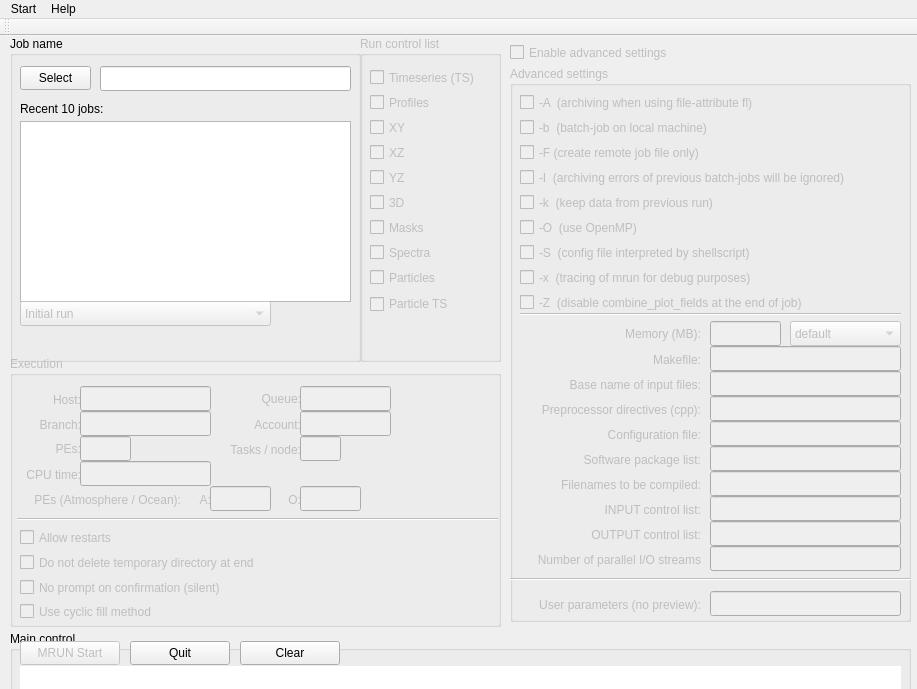
 <widget class="QMainWindow" name="MainWindow">
  <property name="geometry">
   <rect>
    <x>0</x>
    <y>0</y>
    <width>917</width>
    <height>689</height>
   </rect>
  </property>
  <property name="sizePolicy">
   <sizepolicy hsizetype="Maximum" vsizetype="Maximum">
    <horstretch>0</horstretch>
    <verstretch>0</verstretch>
   </sizepolicy>
  </property>
  <property name="maximumSize">
   <size>
    <width>960</width>
    <height>730</height>
   </size>
  </property>
  <property name="windowTitle">
   <string>MRUN gui</string>
  </property>
  <property name="iconSize">
   <size>
    <width>72</width>
    <height>72</height>
   </size>
  </property>
  <property name="toolButtonStyle">
   <enum>Qt::ToolButtonIconOnly</enum>
  </property>
  <property name="animated">
   <bool>false</bool>
  </property>
  <property name="documentMode">
   <bool>false</bool>
  </property>
  <widget class="QWidget" name="centralWidget">
   <widget class="QGroupBox" name="groupBox">
    <property name="geometry">
     <rect>
      <x>10</x>
      <y>595</y>
      <width>901</width>
      <height>61</height>
     </rect>
    </property>
    <property name="title">
     <string>Main control</string>
    </property>
    <widget class="QPushButton" name="button_exit">
     <property name="geometry">
      <rect>
       <x>120</x>
       <y>10</y>
       <width>100</width>
       <height>24</height>
      </rect>
     </property>
     <property name="text">
      <string>Quit</string>
     </property>
    </widget>
    <widget class="QPushButton" name="button_start">
     <property name="enabled">
      <bool>false</bool>
     </property>
     <property name="geometry">
      <rect>
       <x>10</x>
       <y>10</y>
       <width>100</width>
       <height>24</height>
      </rect>
     </property>
     <property name="text">
      <string>MRUN Start</string>
     </property>
    </widget>
    <widget class="QLineEdit" name="commandline">
     <property name="enabled">
      <bool>true</bool>
     </property>
     <property name="geometry">
      <rect>
       <x>10</x>
       <y>35</y>
       <width>881</width>
       <height>25</height>
      </rect>
     </property>
     <property name="mouseTracking">
      <bool>false</bool>
     </property>
     <property name="acceptDrops">
      <bool>false</bool>
     </property>
     <property name="frame">
      <bool>false</bool>
     </property>
     <property name="readOnly">
      <bool>false</bool>
     </property>
    </widget>
    <widget class="QPushButton" name="button_clear">
     <property name="geometry">
      <rect>
       <x>230</x>
       <y>10</y>
       <width>100</width>
       <height>24</height>
      </rect>
     </property>
     <property name="text">
      <string>Clear</string>
     </property>
    </widget>
   </widget>
   <widget class="QGroupBox" name="group_runcontrol">
    <property name="enabled">
     <bool>false</bool>
    </property>
    <property name="geometry">
     <rect>
      <x>360</x>
      <y>0</y>
      <width>141</width>
      <height>326</height>
     </rect>
    </property>
    <property name="title">
     <string>Run control list</string>
    </property>
    <widget class="QCheckBox" name="check_pr">
     <property name="geometry">
      <rect>
       <x>10</x>
       <y>55</y>
       <width>87</width>
       <height>23</height>
      </rect>
     </property>
     <property name="text">
      <string>Profiles</string>
     </property>
    </widget>
    <widget class="QCheckBox" name="check_3d">
     <property name="geometry">
      <rect>
       <x>10</x>
       <y>155</y>
       <width>87</width>
       <height>23</height>
      </rect>
     </property>
     <property name="text">
      <string>3D</string>
     </property>
    </widget>
    <widget class="QCheckBox" name="check_xy">
     <property name="geometry">
      <rect>
       <x>10</x>
       <y>80</y>
       <width>87</width>
       <height>23</height>
      </rect>
     </property>
     <property name="text">
      <string>XY</string>
     </property>
    </widget>
    <widget class="QCheckBox" name="check_ts">
     <property name="geometry">
      <rect>
       <x>10</x>
       <y>30</y>
       <width>121</width>
       <height>23</height>
      </rect>
     </property>
     <property name="text">
      <string>Timeseries (TS)</string>
     </property>
    </widget>
    <widget class="QCheckBox" name="check_ma">
     <property name="geometry">
      <rect>
       <x>10</x>
       <y>180</y>
       <width>87</width>
       <height>23</height>
      </rect>
     </property>
     <property name="text">
      <string>Masks</string>
     </property>
    </widget>
    <widget class="QCheckBox" name="check_sp">
     <property name="geometry">
      <rect>
       <x>10</x>
       <y>205</y>
       <width>87</width>
       <height>23</height>
      </rect>
     </property>
     <property name="text">
      <string>Spectra</string>
     </property>
    </widget>
    <widget class="QCheckBox" name="check_prt">
     <property name="geometry">
      <rect>
       <x>10</x>
       <y>230</y>
       <width>87</width>
       <height>23</height>
      </rect>
     </property>
     <property name="text">
      <string>Particles</string>
     </property>
    </widget>
    <widget class="QCheckBox" name="check_xz">
     <property name="geometry">
      <rect>
       <x>10</x>
       <y>105</y>
       <width>87</width>
       <height>23</height>
      </rect>
     </property>
     <property name="text">
      <string>XZ</string>
     </property>
    </widget>
    <widget class="QCheckBox" name="check_yz">
     <property name="geometry">
      <rect>
       <x>10</x>
       <y>130</y>
       <width>87</width>
       <height>23</height>
      </rect>
     </property>
     <property name="text">
      <string>YZ</string>
     </property>
    </widget>
    <widget class="QCheckBox" name="check_pts">
     <property name="geometry">
      <rect>
       <x>10</x>
       <y>250</y>
       <width>131</width>
       <height>36</height>
      </rect>
     </property>
     <property name="text">
      <string>Particle TS</string>
     </property>
    </widget>
   </widget>
   <widget class="QGroupBox" name="group_job">
    <property name="enabled">
     <bool>true</bool>
    </property>
    <property name="geometry">
     <rect>
      <x>10</x>
      <y>0</y>
      <width>351</width>
      <height>326</height>
     </rect>
    </property>
    <property name="title">
     <string>Job name</string>
    </property>
    <widget class="QLineEdit" name="line_jobname">
     <property name="geometry">
      <rect>
       <x>90</x>
       <y>30</y>
       <width>251</width>
       <height>25</height>
      </rect>
     </property>
     <property name="text">
      <string/>
     </property>
    </widget>
    <widget class="QPushButton" name="pushButton">
     <property name="geometry">
      <rect>
       <x>10</x>
       <y>30</y>
       <width>71</width>
       <height>24</height>
      </rect>
     </property>
     <property name="text">
      <string>Select</string>
     </property>
    </widget>
    <widget class="QLabel" name="label">
     <property name="geometry">
      <rect>
       <x>10</x>
       <y>65</y>
       <width>101</width>
       <height>16</height>
      </rect>
     </property>
     <property name="text">
      <string>Recent 10 jobs:</string>
     </property>
    </widget>
    <widget class="QListWidget" name="list_jobname">
     <property name="geometry">
      <rect>
       <x>10</x>
       <y>85</y>
       <width>331</width>
       <height>181</height>
      </rect>
     </property>
    </widget>
    <widget class="QComboBox" name="drop_job">
     <property name="enabled">
      <bool>false</bool>
     </property>
     <property name="geometry">
      <rect>
       <x>10</x>
       <y>265</y>
       <width>251</width>
       <height>25</height>
      </rect>
     </property>
     <item>
      <property name="text">
       <string>Initial run</string>
      </property>
     </item>
     <item>
      <property name="text">
       <string>Restart run</string>
      </property>
     </item>
     <item>
      <property name="text">
       <string>Precursor run (Atmosphere)</string>
      </property>
     </item>
     <item>
      <property name="text">
       <string>Precursor run (Ocean)</string>
      </property>
     </item>
     <item>
      <property name="text">
       <string>Coupled restart</string>
      </property>
     </item>
    </widget>
    <widget class="QLabel" name="label_usercode">
     <property name="enabled">
      <bool>true</bool>
     </property>
     <property name="geometry">
      <rect>
       <x>10</x>
       <y>295</y>
       <width>241</width>
       <height>16</height>
      </rect>
     </property>
     <property name="font">
      <font>
       <weight>75</weight>
       <bold>true</bold>
      </font>
     </property>
     <property name="text">
      <string/>
     </property>
    </widget>
   </widget>
   <widget class="QGroupBox" name="group_execution">
    <property name="enabled">
     <bool>false</bool>
    </property>
    <property name="geometry">
     <rect>
      <x>10</x>
      <y>320</y>
      <width>491</width>
      <height>271</height>
     </rect>
    </property>
    <property name="title">
     <string>Execution</string>
    </property>
    <widget class="QLineEdit" name="line_q">
     <property name="geometry">
      <rect>
       <x>290</x>
       <y>30</y>
       <width>91</width>
       <height>25</height>
      </rect>
     </property>
     <property name="text">
      <string/>
     </property>
     <property name="alignment">
      <set>Qt::AlignBottom|Qt::AlignLeading|Qt::AlignLeft</set>
     </property>
    </widget>
    <widget class="QLabel" name="label_2">
     <property name="geometry">
      <rect>
       <x>250</x>
       <y>35</y>
       <width>41</width>
       <height>15</height>
      </rect>
     </property>
     <property name="text">
      <string>Queue:</string>
     </property>
     <property name="alignment">
      <set>Qt::AlignBottom|Qt::AlignRight|Qt::AlignTrailing</set>
     </property>
    </widget>
    <widget class="QLineEdit" name="line_pe">
     <property name="geometry">
      <rect>
       <x>70</x>
       <y>80</y>
       <width>51</width>
       <height>25</height>
      </rect>
     </property>
     <property name="text">
      <string/>
     </property>
    </widget>
    <widget class="QLabel" name="label_3">
     <property name="geometry">
      <rect>
       <x>40</x>
       <y>85</y>
       <width>31</width>
       <height>15</height>
      </rect>
     </property>
     <property name="text">
      <string>PEs:</string>
     </property>
     <property name="alignment">
      <set>Qt::AlignBottom|Qt::AlignRight|Qt::AlignTrailing</set>
     </property>
    </widget>
    <widget class="QLineEdit" name="line_tpn">
     <property name="geometry">
      <rect>
       <x>290</x>
       <y>80</y>
       <width>41</width>
       <height>25</height>
      </rect>
     </property>
     <property name="text">
      <string/>
     </property>
    </widget>
    <widget class="QLabel" name="label_4">
     <property name="geometry">
      <rect>
       <x>210</x>
       <y>85</y>
       <width>81</width>
       <height>16</height>
      </rect>
     </property>
     <property name="text">
      <string>Tasks / node:</string>
     </property>
     <property name="alignment">
      <set>Qt::AlignBottom|Qt::AlignRight|Qt::AlignTrailing</set>
     </property>
    </widget>
    <widget class="QLineEdit" name="line_account">
     <property name="geometry">
      <rect>
       <x>290</x>
       <y>55</y>
       <width>91</width>
       <height>25</height>
      </rect>
     </property>
     <property name="text">
      <string/>
     </property>
    </widget>
    <widget class="QLabel" name="label_5">
     <property name="geometry">
      <rect>
       <x>230</x>
       <y>60</y>
       <width>61</width>
       <height>16</height>
      </rect>
     </property>
     <property name="text">
      <string>Account:</string>
     </property>
     <property name="alignment">
      <set>Qt::AlignBottom|Qt::AlignRight|Qt::AlignTrailing</set>
     </property>
    </widget>
    <widget class="QLabel" name="label_6">
     <property name="geometry">
      <rect>
       <x>0</x>
       <y>110</y>
       <width>71</width>
       <height>16</height>
      </rect>
     </property>
     <property name="text">
      <string>CPU time:</string>
     </property>
     <property name="alignment">
      <set>Qt::AlignBottom|Qt::AlignRight|Qt::AlignTrailing</set>
     </property>
    </widget>
    <widget class="QLineEdit" name="line_time">
     <property name="geometry">
      <rect>
       <x>70</x>
       <y>105</y>
       <width>131</width>
       <height>25</height>
      </rect>
     </property>
     <property name="text">
      <string/>
     </property>
    </widget>
    <widget class="QLabel" name="label_7">
     <property name="geometry">
      <rect>
       <x>30</x>
       <y>35</y>
       <width>41</width>
       <height>16</height>
      </rect>
     </property>
     <property name="text">
      <string>Host:</string>
     </property>
     <property name="scaledContents">
      <bool>false</bool>
     </property>
     <property name="alignment">
      <set>Qt::AlignBottom|Qt::AlignRight|Qt::AlignTrailing</set>
     </property>
    </widget>
    <widget class="QLineEdit" name="line_host">
     <property name="geometry">
      <rect>
       <x>70</x>
       <y>30</y>
       <width>131</width>
       <height>25</height>
      </rect>
     </property>
     <property name="text">
      <string/>
     </property>
    </widget>
    <widget class="QLabel" name="label_coupled1">
     <property name="enabled">
      <bool>false</bool>
     </property>
     <property name="geometry">
      <rect>
       <x>10</x>
       <y>135</y>
       <width>161</width>
       <height>16</height>
      </rect>
     </property>
     <property name="autoFillBackground">
      <bool>false</bool>
     </property>
     <property name="text">
      <string>PEs (Atmosphere / Ocean):</string>
     </property>
     <property name="scaledContents">
      <bool>false</bool>
     </property>
     <property name="alignment">
      <set>Qt::AlignBottom|Qt::AlignRight|Qt::AlignTrailing</set>
     </property>
    </widget>
    <widget class="QLineEdit" name="line_PE_atmos">
     <property name="enabled">
      <bool>false</bool>
     </property>
     <property name="geometry">
      <rect>
       <x>200</x>
       <y>130</y>
       <width>61</width>
       <height>25</height>
      </rect>
     </property>
     <property name="text">
      <string/>
     </property>
     <property name="frame">
      <bool>true</bool>
     </property>
    </widget>
    <widget class="QLineEdit" name="line_PE_ocean">
     <property name="enabled">
      <bool>false</bool>
     </property>
     <property name="geometry">
      <rect>
       <x>290</x>
       <y>130</y>
       <width>61</width>
       <height>25</height>
      </rect>
     </property>
     <property name="text">
      <string/>
     </property>
    </widget>
    <widget class="QLabel" name="label_coupled2">
     <property name="enabled">
      <bool>false</bool>
     </property>
     <property name="geometry">
      <rect>
       <x>180</x>
       <y>135</y>
       <width>21</width>
       <height>16</height>
      </rect>
     </property>
     <property name="text">
      <string>A:</string>
     </property>
     <property name="alignment">
      <set>Qt::AlignBottom|Qt::AlignRight|Qt::AlignTrailing</set>
     </property>
    </widget>
    <widget class="QLabel" name="label_coupled3">
     <property name="enabled">
      <bool>false</bool>
     </property>
     <property name="geometry">
      <rect>
       <x>270</x>
       <y>135</y>
       <width>21</width>
       <height>16</height>
      </rect>
     </property>
     <property name="text">
      <string>O:</string>
     </property>
     <property name="alignment">
      <set>Qt::AlignBottom|Qt::AlignRight|Qt::AlignTrailing</set>
     </property>
    </widget>
    <widget class="Line" name="line">
     <property name="geometry">
      <rect>
       <x>7</x>
       <y>155</y>
       <width>481</width>
       <height>16</height>
      </rect>
     </property>
     <property name="orientation">
      <enum>Qt::Horizontal</enum>
     </property>
    </widget>
    <widget class="QCheckBox" name="check_restarts">
     <property name="geometry">
      <rect>
       <x>10</x>
       <y>170</y>
       <width>121</width>
       <height>23</height>
      </rect>
     </property>
     <property name="text">
      <string>Allow restarts</string>
     </property>
    </widget>
    <widget class="QCheckBox" name="check_delete_tmp_files">
     <property name="geometry">
      <rect>
       <x>10</x>
       <y>195</y>
       <width>271</width>
       <height>23</height>
      </rect>
     </property>
     <property name="text">
      <string>Do not delete temporary directory at end</string>
     </property>
    </widget>
    <widget class="QLineEdit" name="line_branch">
     <property name="geometry">
      <rect>
       <x>70</x>
       <y>55</y>
       <width>131</width>
       <height>25</height>
      </rect>
     </property>
     <property name="text">
      <string/>
     </property>
    </widget>
    <widget class="QLabel" name="label_11">
     <property name="geometry">
      <rect>
       <x>20</x>
       <y>60</y>
       <width>51</width>
       <height>16</height>
      </rect>
     </property>
     <property name="text">
      <string>Branch:</string>
     </property>
     <property name="scaledContents">
      <bool>false</bool>
     </property>
     <property name="alignment">
      <set>Qt::AlignBottom|Qt::AlignRight|Qt::AlignTrailing</set>
     </property>
    </widget>
    <widget class="QLabel" name="label_coupling">
     <property name="enabled">
      <bool>false</bool>
     </property>
     <property name="geometry">
      <rect>
       <x>350</x>
       <y>135</y>
       <width>55</width>
       <height>15</height>
      </rect>
     </property>
     <property name="text">
      <string/>
     </property>
    </widget>
    <widget class="QCheckBox" name="check_verbose">
     <property name="geometry">
      <rect>
       <x>10</x>
       <y>220</y>
       <width>261</width>
       <height>23</height>
      </rect>
     </property>
     <property name="text">
      <string>No prompt on confirmation (silent)</string>
     </property>
    </widget>
    <widget class="QLabel" name="label_restart">
     <property name="enabled">
      <bool>false</bool>
     </property>
     <property name="geometry">
      <rect>
       <x>130</x>
       <y>170</y>
       <width>241</width>
       <height>21</height>
      </rect>
     </property>
     <property name="font">
      <font>
       <weight>75</weight>
       <bold>true</bold>
      </font>
     </property>
     <property name="text">
      <string/>
     </property>
    </widget>
    <widget class="QCheckBox" name="check_cycfill">
     <property name="geometry">
      <rect>
       <x>10</x>
       <y>245</y>
       <width>261</width>
       <height>21</height>
      </rect>
     </property>
     <property name="text">
      <string>Use cyclic fill method</string>
     </property>
    </widget>
   </widget>
   <widget class="QGroupBox" name="group_advanced">
    <property name="enabled">
     <bool>false</bool>
    </property>
    <property name="geometry">
     <rect>
      <x>510</x>
      <y>30</y>
      <width>401</width>
      <height>556</height>
     </rect>
    </property>
    <property name="title">
     <string>Advanced settings</string>
    </property>
    <widget class="QCheckBox" name="check_x">
     <property name="geometry">
      <rect>
       <x>10</x>
       <y>200</y>
       <width>421</width>
       <height>23</height>
      </rect>
     </property>
     <property name="text">
      <string>-x  (tracing of mrun for debug purposes)</string>
     </property>
    </widget>
    <widget class="QCheckBox" name="check_S">
     <property name="geometry">
      <rect>
       <x>10</x>
       <y>175</y>
       <width>421</width>
       <height>23</height>
      </rect>
     </property>
     <property name="text">
      <string>-S  (config file interpreted by shellscript)</string>
     </property>
    </widget>
    <widget class="QCheckBox" name="check_O">
     <property name="geometry">
      <rect>
       <x>10</x>
       <y>150</y>
       <width>421</width>
       <height>23</height>
      </rect>
     </property>
     <property name="text">
      <string>-O  (use OpenMP)</string>
     </property>
    </widget>
    <widget class="QCheckBox" name="check_k">
     <property name="geometry">
      <rect>
       <x>10</x>
       <y>125</y>
       <width>421</width>
       <height>23</height>
      </rect>
     </property>
     <property name="text">
      <string>-k  (keep data from previous run)</string>
     </property>
    </widget>
    <widget class="QCheckBox" name="check_I">
     <property name="geometry">
      <rect>
       <x>10</x>
       <y>100</y>
       <width>421</width>
       <height>23</height>
      </rect>
     </property>
     <property name="text">
      <string>-I  (archiving errors of previous batch-jobs will be ignored)</string>
     </property>
    </widget>
    <widget class="QCheckBox" name="check_F">
     <property name="geometry">
      <rect>
       <x>10</x>
       <y>75</y>
       <width>421</width>
       <height>23</height>
      </rect>
     </property>
     <property name="text">
      <string>-F (create remote job file only)</string>
     </property>
    </widget>
    <widget class="QCheckBox" name="check_b">
     <property name="geometry">
      <rect>
       <x>10</x>
       <y>50</y>
       <width>421</width>
       <height>23</height>
      </rect>
     </property>
     <property name="text">
      <string>-b  (batch-job on local machine)</string>
     </property>
    </widget>
    <widget class="QCheckBox" name="check_A">
     <property name="geometry">
      <rect>
       <x>10</x>
       <y>25</y>
       <width>421</width>
       <height>23</height>
      </rect>
     </property>
     <property name="text">
      <string>-A  (archiving when using file-attribute fl)</string>
     </property>
    </widget>
    <widget class="QComboBox" name="combo_n">
     <property name="geometry">
      <rect>
       <x>280</x>
       <y>255</y>
       <width>111</width>
       <height>25</height>
      </rect>
     </property>
     <item>
      <property name="text">
       <string>default</string>
      </property>
     </item>
     <item>
      <property name="text">
       <string>shared</string>
      </property>
     </item>
     <item>
      <property name="text">
       <string>non_shared</string>
      </property>
     </item>
    </widget>
    <widget class="QLineEdit" name="line_D">
     <property name="geometry">
      <rect>
       <x>200</x>
       <y>330</y>
       <width>191</width>
       <height>25</height>
      </rect>
     </property>
     <property name="text">
      <string/>
     </property>
    </widget>
    <widget class="QLineEdit" name="line_a">
     <property name="geometry">
      <rect>
       <x>200</x>
       <y>305</y>
       <width>191</width>
       <height>25</height>
      </rect>
     </property>
     <property name="text">
      <string/>
     </property>
    </widget>
    <widget class="QLabel" name="label_14">
     <property name="geometry">
      <rect>
       <x>60</x>
       <y>460</y>
       <width>131</width>
       <height>16</height>
      </rect>
     </property>
     <property name="text">
      <string>OUTPUT control list:</string>
     </property>
     <property name="alignment">
      <set>Qt::AlignBottom|Qt::AlignRight|Qt::AlignTrailing</set>
     </property>
    </widget>
    <widget class="Line" name="line_2">
     <property name="geometry">
      <rect>
       <x>10</x>
       <y>240</y>
       <width>381</width>
       <height>16</height>
      </rect>
     </property>
     <property name="orientation">
      <enum>Qt::Horizontal</enum>
     </property>
    </widget>
    <widget class="QLabel" name="label_16">
     <property name="geometry">
      <rect>
       <x>100</x>
       <y>260</y>
       <width>91</width>
       <height>15</height>
      </rect>
     </property>
     <property name="text">
      <string>Memory (MB):</string>
     </property>
     <property name="alignment">
      <set>Qt::AlignBottom|Qt::AlignRight|Qt::AlignTrailing</set>
     </property>
    </widget>
    <widget class="QLineEdit" name="line_m">
     <property name="geometry">
      <rect>
       <x>200</x>
       <y>255</y>
       <width>71</width>
       <height>25</height>
      </rect>
     </property>
    </widget>
    <widget class="QLabel" name="label_13">
     <property name="geometry">
      <rect>
       <x>30</x>
       <y>310</y>
       <width>161</width>
       <height>16</height>
      </rect>
     </property>
     <property name="text">
      <string>Base name of input files:</string>
     </property>
     <property name="alignment">
      <set>Qt::AlignBottom|Qt::AlignRight|Qt::AlignTrailing</set>
     </property>
    </widget>
    <widget class="QLabel" name="label_18">
     <property name="geometry">
      <rect>
       <x>10</x>
       <y>335</y>
       <width>181</width>
       <height>16</height>
      </rect>
     </property>
     <property name="text">
      <string>Preprocessor directives (cpp):</string>
     </property>
     <property name="alignment">
      <set>Qt::AlignBottom|Qt::AlignRight|Qt::AlignTrailing</set>
     </property>
    </widget>
    <widget class="QLabel" name="label_8">
     <property name="geometry">
      <rect>
       <x>20</x>
       <y>360</y>
       <width>171</width>
       <height>16</height>
      </rect>
     </property>
     <property name="text">
      <string>Configuration file:</string>
     </property>
     <property name="alignment">
      <set>Qt::AlignBottom|Qt::AlignRight|Qt::AlignTrailing</set>
     </property>
    </widget>
    <widget class="QLineEdit" name="line_c">
     <property name="geometry">
      <rect>
       <x>200</x>
       <y>355</y>
       <width>191</width>
       <height>25</height>
      </rect>
     </property>
     <property name="text">
      <string/>
     </property>
    </widget>
    <widget class="QLabel" name="label_9">
     <property name="geometry">
      <rect>
       <x>60</x>
       <y>385</y>
       <width>131</width>
       <height>16</height>
      </rect>
     </property>
     <property name="text">
      <string>Software package list:</string>
     </property>
     <property name="alignment">
      <set>Qt::AlignBottom|Qt::AlignRight|Qt::AlignTrailing</set>
     </property>
    </widget>
    <widget class="QLineEdit" name="line_p">
     <property name="geometry">
      <rect>
       <x>200</x>
       <y>380</y>
       <width>191</width>
       <height>25</height>
      </rect>
     </property>
     <property name="text">
      <string/>
     </property>
    </widget>
    <widget class="QLabel" name="label_19">
     <property name="geometry">
      <rect>
       <x>20</x>
       <y>410</y>
       <width>171</width>
       <height>16</height>
      </rect>
     </property>
     <property name="text">
      <string>Filenames to be compiled:</string>
     </property>
     <property name="alignment">
      <set>Qt::AlignBottom|Qt::AlignRight|Qt::AlignTrailing</set>
     </property>
    </widget>
    <widget class="QLineEdit" name="line_s">
     <property name="geometry">
      <rect>
       <x>200</x>
       <y>405</y>
       <width>191</width>
       <height>25</height>
      </rect>
     </property>
     <property name="text">
      <string/>
     </property>
    </widget>
    <widget class="QLabel" name="label_15">
     <property name="geometry">
      <rect>
       <x>60</x>
       <y>435</y>
       <width>131</width>
       <height>16</height>
      </rect>
     </property>
     <property name="text">
      <string>INPUT control list:</string>
     </property>
     <property name="alignment">
      <set>Qt::AlignBottom|Qt::AlignRight|Qt::AlignTrailing</set>
     </property>
    </widget>
    <widget class="QLineEdit" name="line_i">
     <property name="geometry">
      <rect>
       <x>200</x>
       <y>430</y>
       <width>191</width>
       <height>25</height>
      </rect>
     </property>
     <property name="text">
      <string/>
     </property>
    </widget>
    <widget class="QLineEdit" name="line_o">
     <property name="geometry">
      <rect>
       <x>200</x>
       <y>455</y>
       <width>191</width>
       <height>25</height>
      </rect>
     </property>
     <property name="text">
      <string/>
     </property>
    </widget>
    <widget class="QLineEdit" name="line_w">
     <property name="geometry">
      <rect>
       <x>200</x>
       <y>480</y>
       <width>191</width>
       <height>25</height>
      </rect>
     </property>
     <property name="text">
      <string/>
     </property>
    </widget>
    <widget class="QLabel" name="label_17">
     <property name="geometry">
      <rect>
       <x>10</x>
       <y>485</y>
       <width>181</width>
       <height>16</height>
      </rect>
     </property>
     <property name="text">
      <string>Number of parallel I/O streams</string>
     </property>
     <property name="alignment">
      <set>Qt::AlignBottom|Qt::AlignRight|Qt::AlignTrailing</set>
     </property>
    </widget>
    <widget class="Line" name="line_3">
     <property name="geometry">
      <rect>
       <x>0</x>
       <y>505</y>
       <width>441</width>
       <height>16</height>
      </rect>
     </property>
     <property name="orientation">
      <enum>Qt::Horizontal</enum>
     </property>
    </widget>
    <widget class="QLineEdit" name="line_user">
     <property name="geometry">
      <rect>
       <x>200</x>
       <y>525</y>
       <width>191</width>
       <height>25</height>
      </rect>
     </property>
     <property name="text">
      <string/>
     </property>
    </widget>
    <widget class="QLabel" name="label_20">
     <property name="geometry">
      <rect>
       <x>10</x>
       <y>530</y>
       <width>181</width>
       <height>16</height>
      </rect>
     </property>
     <property name="text">
      <string>User parameters (no preview):</string>
     </property>
     <property name="alignment">
      <set>Qt::AlignBottom|Qt::AlignRight|Qt::AlignTrailing</set>
     </property>
    </widget>
    <widget class="QLabel" name="label_21">
     <property name="geometry">
      <rect>
       <x>30</x>
       <y>285</y>
       <width>161</width>
       <height>16</height>
      </rect>
     </property>
     <property name="text">
      <string>Makefile:</string>
     </property>
     <property name="alignment">
      <set>Qt::AlignBottom|Qt::AlignRight|Qt::AlignTrailing</set>
     </property>
    </widget>
    <widget class="QLineEdit" name="line_M">
     <property name="geometry">
      <rect>
       <x>200</x>
       <y>280</y>
       <width>191</width>
       <height>25</height>
      </rect>
     </property>
     <property name="text">
      <string/>
     </property>
    </widget>
    <widget class="QCheckBox" name="check_Z">
     <property name="geometry">
      <rect>
       <x>10</x>
       <y>225</y>
       <width>421</width>
       <height>23</height>
      </rect>
     </property>
     <property name="text">
      <string>-Z  (disable combine_plot_fields at the end of job)</string>
     </property>
    </widget>
   </widget>
   <widget class="QCheckBox" name="check_advanced">
    <property name="enabled">
     <bool>false</bool>
    </property>
    <property name="geometry">
     <rect>
      <x>510</x>
      <y>5</y>
      <width>201</width>
      <height>23</height>
     </rect>
    </property>
    <property name="text">
     <string>Enable advanced settings</string>
    </property>
   </widget>
  </widget>
  <widget class="QToolBar" name="mainToolBar">
   <attribute name="toolBarArea">
    <enum>TopToolBarArea</enum>
   </attribute>
   <attribute name="toolBarBreak">
    <bool>false</bool>
   </attribute>
  </widget>
  <widget class="QMenuBar" name="menuBar">
   <property name="geometry">
    <rect>
     <x>0</x>
     <y>0</y>
     <width>917</width>
     <height>20</height>
    </rect>
   </property>
   <widget class="QMenu" name="menuStart">
    <property name="geometry">
     <rect>
      <x>2175</x>
      <y>98</y>
      <width>159</width>
      <height>186</height>
     </rect>
    </property>
    <property name="title">
     <string>Start</string>
    </property>
    <property name="separatorsCollapsible">
     <bool>false</bool>
    </property>
    <addaction name="action_open"/>
    <addaction name="separator"/>
    <addaction name="action_last"/>
    <addaction name="action_save"/>
    <addaction name="action_default"/>
    <addaction name="action_start_wd"/>
    <addaction name="action_quit"/>
   </widget>
   <widget class="QMenu" name="menuHelp">
    <property name="title">
     <string>Help</string>
    </property>
    <addaction name="action_help"/>
    <addaction name="action_about"/>
   </widget>
   <addaction name="menuStart"/>
   <addaction name="menuHelp"/>
  </widget>
  <action name="action_open">
   <property name="text">
    <string>Open from File</string>
   </property>
  </action>
  <action name="action_save">
   <property name="enabled">
    <bool>false</bool>
   </property>
   <property name="text">
    <string>Save to File</string>
   </property>
  </action>
  <action name="action_last">
   <property name="text">
    <string>Load Last Job</string>
   </property>
  </action>
  <action name="action_quit">
   <property name="text">
    <string>Quit</string>
   </property>
  </action>
  <action name="action_help">
   <property name="text">
    <string>Help</string>
   </property>
  </action>
  <action name="action_about">
   <property name="text">
    <string>About MRUN gui</string>
   </property>
  </action>
  <action name="action_default">
   <property name="enabled">
    <bool>true</bool>
   </property>
   <property name="text">
    <string>Save as Default</string>
   </property>
  </action>
  <action name="actionCheck_parameter_file">
   <property name="enabled">
    <bool>false</bool>
   </property>
   <property name="text">
    <string>Check parameter file</string>
   </property>
  </action>
  <action name="action_start_wd">
   <property name="text">
    <string>Start watchdog</string>
   </property>
  </action>
 </widget>
